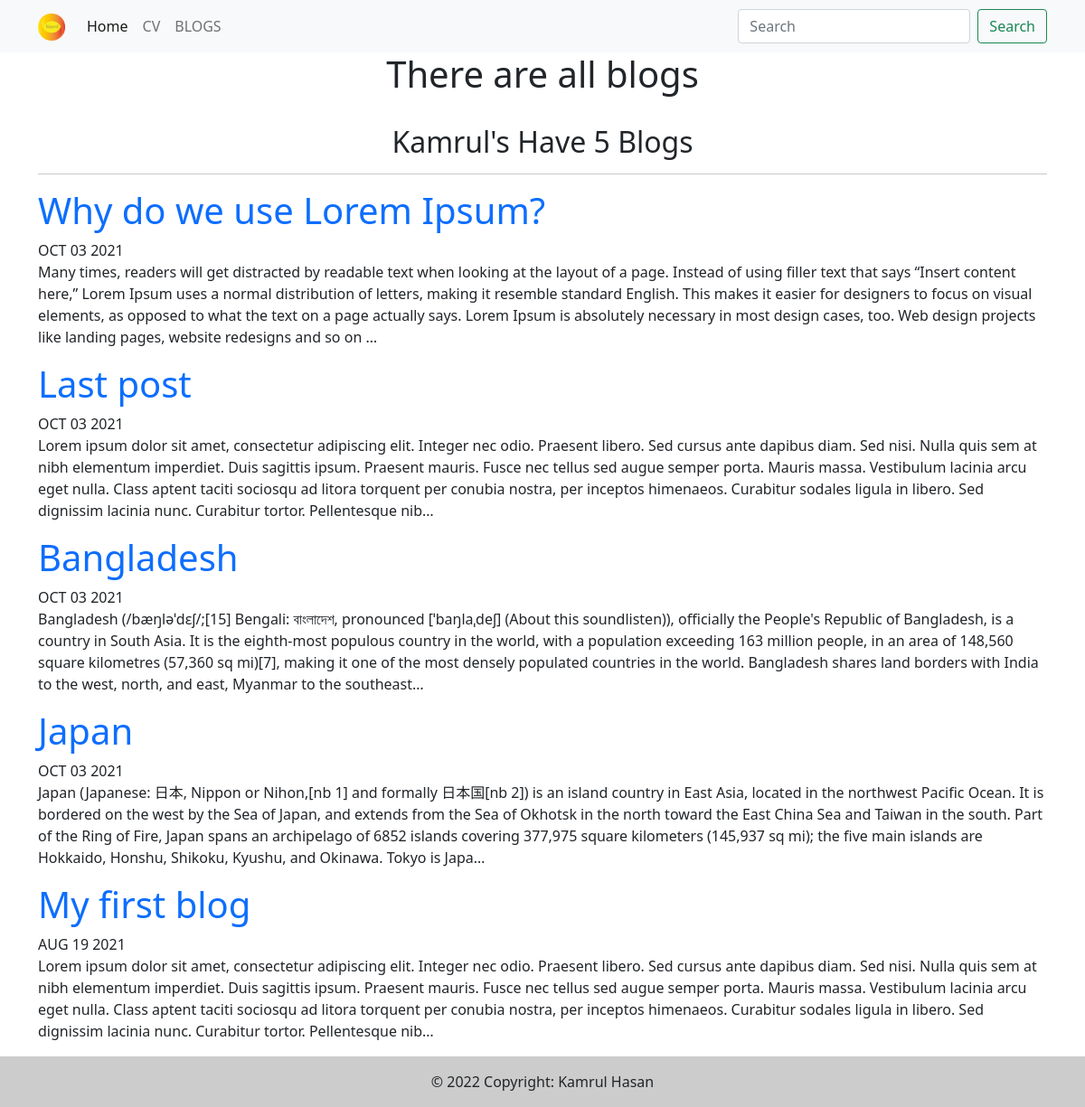
Screenshot of /blog/ with the database file from the repository.
### blog/models.py (models this page shows, shortened)
class Blog(models.Model):
    title = models.CharField(max_length=100)
    description = models.TextField()
    date = models.DateField()

### blog/views.py (the view)
# urls.py: path('', views.all_blog, name='all_blogs'),
def all_blog(request):
    blog_count = Blog.objects.count()
    blogs = Blog.objects.order_by('-date')
    context = {'blogs': blogs}
    return render(request, 'blog/all_blogs.html', context )

### blog/templates/blog/all_blogs.html
{% extends 'portfolio/base.html' %}
{% block contant %}
    <div class="container">
        <h1 class="text-center">There are all blogs </h1> <br>
        <h2 class="text-center">Kamrul's Have {{ blogs.count }} Blog{{ blogs.count| pluralize }}</h2>
         <hr>
        {% for blog in blogs %}
            <a href="{% url 'blog:detail' blog.id %}" style="text-decoration: none"><h1>{{ blog.title }}</h1></a>
            {{ blog.date|date:'M d Y'|upper }}
            <p>{{ blog.description|striptags|truncatechars:500 }}</p>
        {% endfor %}
    </div>
{% endblock %}

### rows the page displays
Blog: title "Why do we use Lorem Ipsum?", date "OCT 03 2021", description "Many times, readers will get distracted by readable text when looking at the layout of a page. Instead of using filler text that says “Insert content here,” Lorem Ipsum uses a normal distribution of letters, making it resemble standard English. This makes it easier for designers to focus on visual elements, as opposed to what the text on a page actually says. Lorem Ipsum is absolutely necessary in most design cases, too. Web design projects like landing pages, website redesigns and so on …"
Blog: title "Last post", date "OCT 03 2021", description "Lorem ipsum dolor sit amet, consectetur adipiscing elit. Integer nec odio. Praesent libero. Sed cursus ante dapibus diam. Sed nisi. Nulla quis sem at nibh elementum imperdiet. Duis sagittis ipsum. Praesent mauris. Fusce nec tellus sed augue semper porta. Mauris massa. Vestibulum lacinia arcu eget nulla. Class aptent taciti sociosqu ad litora torquent per conubia nostra, per inceptos himenaeos. Curabitur sodales ligula in libero. Sed dignissim lacinia nunc. Curabitur tortor. Pellentesque nib…"
Blog: title "Bangladesh", date "OCT 03 2021", description "Bangladesh (/bæŋləˈdɛʃ/;[15] Bengali: বাংলাদেশ, pronounced [ˈbaŋlaˌdeʃ] (About this soundlisten)), officially the People's Republic of Bangladesh, is a country in South Asia. It is the eighth-most populous country in the world, with a population exceeding 163 million people, in an area of 148,560 square kilometres (57,360 sq mi)[7], making it one of the most densely populated countries in the world. Bangladesh shares land borders with India to the west, north, and east, Myanmar to the southeast…"
Blog: title "Japan", date "OCT 03 2021", description "Japan (Japanese: 日本, Nippon or Nihon,[nb 1] and formally 日本国[nb 2]) is an island country in East Asia, located in the northwest Pacific Ocean. It is bordered on the west by the Sea of Japan, and extends from the Sea of Okhotsk in the north toward the East China Sea and Taiwan in the south. Part of the Ring of Fire, Japan spans an archipelago of 6852 islands covering 377,975 square kilometers (145,937 sq mi); the five main islands are Hokkaido, Honshu, Shikoku, Kyushu, and Okinawa. Tokyo is Japa…"
Blog: title "My first blog", date "AUG 19 2021", description "Lorem ipsum dolor sit amet, consectetur adipiscing elit. Integer nec odio. Praesent libero. Sed cursus ante dapibus diam. Sed nisi. Nulla quis sem at nibh elementum imperdiet. Duis sagittis ipsum. Praesent mauris. Fusce nec tellus sed augue semper porta. Mauris massa. Vestibulum lacinia arcu eget nulla. Class aptent taciti sociosqu ad litora torquent per conubia nostra, per inceptos himenaeos. Curabitur sodales ligula in libero. Sed dignissim lacinia nunc. Curabitur tortor. Pellentesque nib…"

### other values shown
{{ blogs.count }} "5"
{{ blogs.count| pluralize }} "s"
